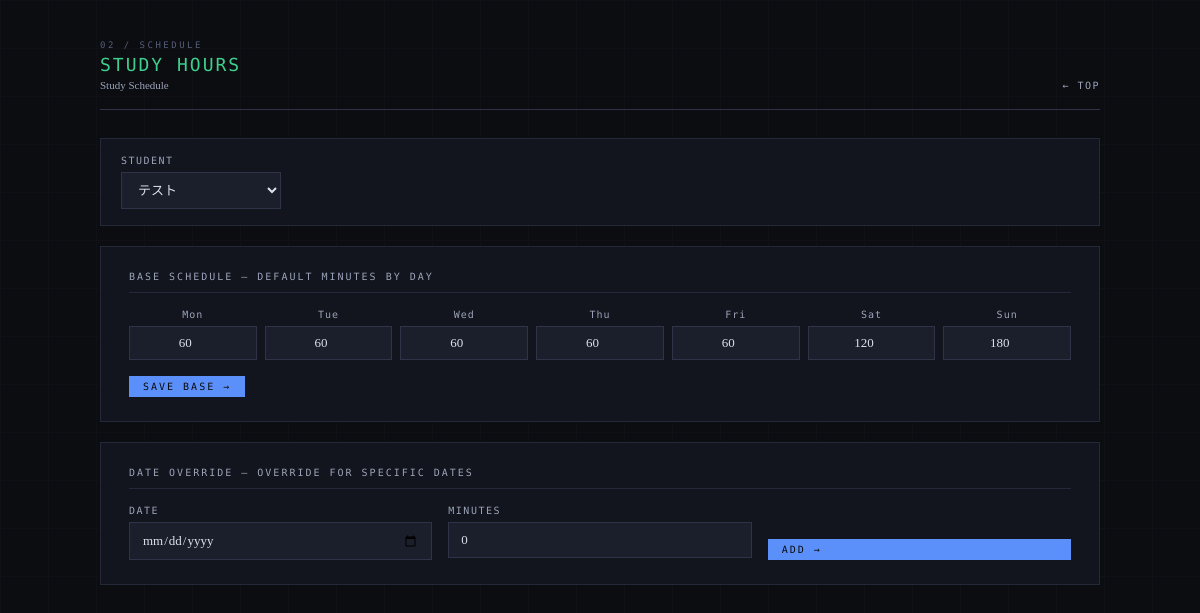
The app's page /schedule with its own data.
### tables this page shows
CREATE TABLE schedule_base (
        schedule_id INTEGER PRIMARY KEY AUTOINCREMENT,
        student_id TEXT NOT NULL,
        dow INTEGER NOT NULL,
        available_minutes INTEGER NOT NULL DEFAULT 0,
        UNIQUE(student_id, dow),
        FOREIGN KEY (student_id) REFERENCES students(student_id)
    );

### app.py (the view)
@app.route("/schedule", methods=["GET", "POST"])
def schedule():
    conn = get_connection()
    c = conn.cursor()
    c.execute("SELECT * FROM students ORDER BY student_id")
    students = c.fetchall()
    if not students:
        conn.close()
        return render_template("schedule.html", students=[],
                               selected_student="", base_schedule={}, overrides=[])
    selected_student = request.args.get("student_id") or                        students[0]["student_id"]
    c.execute("""SELECT dow, available_minutes FROM schedule_base
                 WHERE student_id=?""", (selected_student,))
    base_schedule = {row["dow"]: row["available_minutes"] for row in c.fetchall()}
    c.execute("""SELECT date, available_minutes FROM schedule_override
                 WHERE student_id=? ORDER BY date""", (selected_student,))
    overrides = c.fetchall()
    conn.close()
    return render_template("schedule.html",
                           students=students,
                           selected_student=selected_student,
                           base_schedule=base_schedule,
                           overrides=overrides)

### database.py (called while the page is built)
def get_connection():
    conn = sqlite3.connect(DB_PATH)
    conn.row_factory = sqlite3.Row
    return conn

### templates/schedule.html (shortened to what this page needs)
<!DOCTYPE html>
<html lang="ja">
<head>
</head>
<body>
<div class="container">
  <div class="page-header fade-in">
    <div>
      <div class="page-label">02 / Schedule</div>
      <div class="page-title" style="color:var(--green);">Study Hours</div>
      <div class="page-title-ja">Study Schedule</div>
    </div>
    <a class="page-header-back" href="/">TOP</a>
  </div>
  <div class="card fade-in" style="padding:16px 20px;">
    <form method="GET" style="display:flex;gap:16px;align-items:flex-end;">
      <div>
        <label>Student</label>
        <select name="student_id" onchange="this.form.submit()" style="min-width:160px;">
          {% for s in students %}
          <option value="{{ s.student_id }}"
            {% if s.student_id == selected_student %}selected{% endif %}>
            {{ s.name }}
          </option>
          {% endfor %}
        </select>
      </div>
    </form>
  </div>
  <div class="card fade-in">
    <div class="card-title">Base Schedule — Default minutes by day</div>
    <form method="POST" action="/schedule/base">
      <div class="time-grid">
        {% set days_en = ['Mon','Tue','Wed','Thu','Fri','Sat','Sun'] %}
        {% set days_val = ['mon','tue','wed','thu','fri','sat','sun'] %}
        {% for i in range(7) %}
        <div class="time-cell">
          <span class="day-label">{{ days_en[i] }}</span>
          <input type="number" name="{{ days_val[i] }}" min="0" max="600" step="5"
            value="{{ base_schedule.get(days_val[i], 0) }}"
            style="width:100%;">
        </div>
        {% endfor %}
      </div>
      <div style="margin-top:16px;">
        <button type="submit" class="btn btn-primary btn-sm">Save Base →</button>
      </div>
    </form>
  </div>
  <div class="card fade-in">
    <div class="card-title">Date Override — Override for specific dates</div>
    <form method="POST" action="/schedule/override">
      <div class="grid-3">
        <div>
          <label>Date</label>
          <input type="date" name="override_date">
        </div>
        <div>
          <label>Minutes</label>
          <input type="number" name="override_minutes" min="0" max="600" step="5" value="0">
        </div>
        <div style="display:flex;align-items:flex-end;">
          <button type="submit" class="btn btn-primary btn-sm" style="width:100%;">Add →</button>
        </div>
      </div>
    </form>
  </div>
</div>
</body>
</html>

### templates/schedule.html (style rules this page uses)
:root { --bg:#0c0d11; --surface:#13151e; --surface2:#1b1e2b; --surface3:#222536; --border:#252838; --border-light:#2f3347; --text:#dde1ec; --text-muted:#9aa3b8; --text-dim:#555d7a; --blue:#5b8ff9; --green:#3ecf8e; --amber:#f5a623; --rose:#f06292; --red:#ef4444; --blue-bg:rgba(91,143,249,0.10); --green-bg:rgba(62,207,142,0.10); --amber-bg:rgba(245,166,35,0.10); --rose-bg:rgba(240,98,146,0.10); }
*, *::before, *::after { margin:0; padding:0; box-sizing:border-box; }
body { font-family:'Noto Serif JP',serif; background:var(--bg); color:var(--text); min-height:100vh; padding:40px 32px 80px; -webkit-font-smoothing:antialiased; }
body::after { content:''; position:fixed; inset:0; background-image: linear-gradient(var(--border) 1px,transparent 1px), linear-gradient(90deg,var(--border) 1px,transparent 1px); background-size:48px 48px; opacity:0.15; pointer-events:none; z-index:0; }
.container { max-width:1000px; margin:0 auto; position:relative; z-index:1; }
.page-header { display:flex; align-items:flex-end; justify-content:space-between; margin-bottom:28px; padding-bottom:18px; border-bottom:1px solid var(--border-light); }
.page-label { font-family:'DM Mono',monospace; font-size:9px; letter-spacing:2.5px; text-transform:uppercase; color:var(--text-dim); margin-bottom:4px; }
.page-title { font-family:'DM Mono',monospace; font-weight:500; font-size:18px; letter-spacing:2px; text-transform:uppercase; }
.page-title-ja { font-family:'Noto Serif JP',serif; font-weight:300; font-size:11px; color:var(--text-muted); margin-top:4px; }
.page-header-back { font-family:'DM Mono',monospace; font-size:10px; color:var(--text-muted); letter-spacing:1.5px; text-decoration:none; transition:color 0.15s; }
.page-header-back::before { content:'← '; }
.card { background:var(--surface); border:1px solid var(--border); padding:24px 28px; margin-bottom:20px; }
.card-title { font-family:'DM Mono',monospace; font-size:10px; letter-spacing:2px; text-transform:uppercase; color:var(--text-muted); margin-bottom:16px; padding-bottom:10px; border-bottom:1px solid var(--border); }
label { display:block; font-family:'DM Mono',monospace; font-size:10px; letter-spacing:1.5px; text-transform:uppercase; color:var(--text-muted); margin-bottom:6px; margin-top:16px; }
label:first-child { margin-top:0; }
input[type="text"], input[type="date"], input[type="number"], select, textarea { width:100%; padding:9px 12px; background:var(--surface2); border:1px solid var(--border-light); color:var(--text); font-family:'Noto Serif JP',serif; font-size:13px; outline:none; transition:border-color 0.15s; }
select option { background:var(--surface2); }
.btn { font-family:'DM Mono',monospace; font-size:11px; letter-spacing:2px; text-transform:uppercase; padding:10px 24px; border:none; cursor:pointer; transition:all 0.15s; display:inline-flex; align-items:center; gap:8px; }
.btn-primary { background:var(--blue); color:#0c0d11; }
.btn-sm { padding:5px 14px; font-size:10px; }
.grid-3 { display:grid; grid-template-columns:1fr 1fr 1fr; gap:16px; }
.fade-in { animation:fadeIn 0.3s ease both; }
a { color:var(--blue); text-decoration:none; }
.time-grid { display:grid; grid-template-columns:repeat(7,1fr); gap:8px; margin-top:8px; }
.time-cell { display:flex; flex-direction:column; align-items:center; gap:6px; }
.time-cell .day-label { font-family:'DM Mono',monospace; font-size:10px; color:var(--text-muted); letter-spacing:1px; }
.time-cell input { text-align:center; padding:8px 4px; }

### records on screen
schedule_base: dow "Mon", mon "60"
schedule_base: dow "Tue", tue "60"
schedule_base: dow "Wed", wed "60"
schedule_base: dow "Thu", thu "60"
schedule_base: dow "Fri", fri "60"
schedule_base: dow "Sat", sat "120"
schedule_base: dow "Sun", sun "180"

### other values on screen
form field student_id "テスト"
